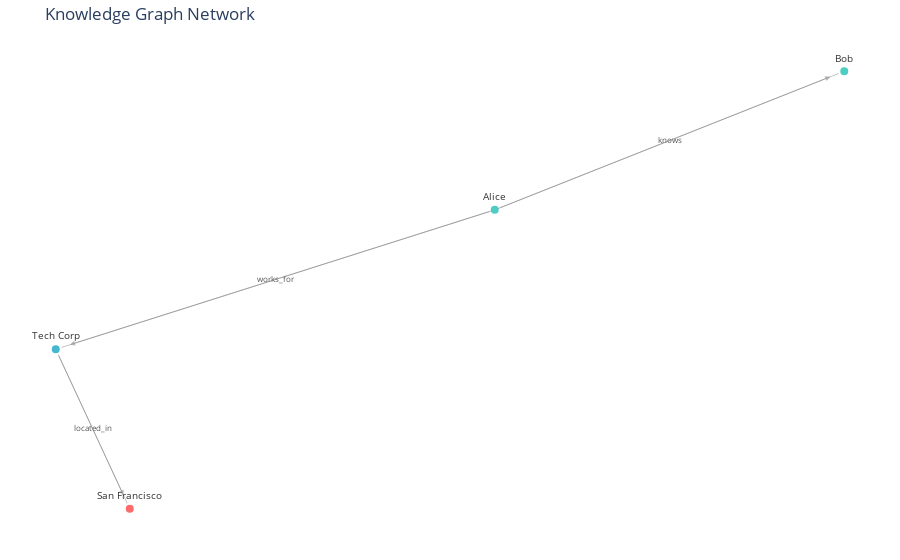

Notebook cell for this chart:
### Markdown cell above
## Step 2: Knowledge Graph Visualization

### Code cell
kg_visualizer = KGVisualizer(layout="force", color_scheme="vibrant")
kg_visualizer.visualize_network(knowledge_graph, output="interactive")

### Figure 1 — Plotly figure (JSON) as saved in the notebook; plotly's stock layout.template omitted (floating-point values rounded to 4 significant figures)
{"data": [{"hoverinfo": "none", "line": {"color": "#888", "width": 1}, "mode": "lines", "opacity": 0.5, "showlegend": false, "type": "scatter", "x": [0.1401, 0.5709, null, 0.1401, -0.4011, null, -0.4011, -0.3099, null], "y": [0.3344, 0.9533, null, 0.3344, -0.2877, null, -0.2877, -1, null]}, {"hoverinfo": "none", "mode": "text", "showlegend": false, "text": ["knows", "works_for", "located_in"], "textfont": {"color": "#555", "size": 8}, "textposition": "middle center", "type": "scatter", "x": [0.3555, -0.1305, -0.3555], "y": [0.6439, 0.02334, -0.6439]}, {"hoverinfo": "text", "hovertext": ["<b>Alice</b><br>Type: Person", "<b>Bob</b><br>Type: Person", "<b>Tech Corp</b><br>Type: Organization", "<b>San Francisco</b><br>Type: Location"], "marker": {"color": ["#4ECDC4", "#4ECDC4", "#45B7D1", "#FF6B6B"], "line": {"color": "white", "width": 2}, "opacity": 1, "size": [10, 10, 10, 10]}, "mode": "markers+text", "showlegend": false, "text": ["Alice", "Bob", "Tech Corp", "San Francisco"], "textfont": {"color": "#333", "size": 10}, "textposition": "top center", "type": "scatter", "x": [0.1401, 0.5709, -0.4011, -0.3099], "y": [0.3344, 0.9533, -0.2877, -1]}], "layout": {"annotations": [{"arrowcolor": "#888", "arrowhead": 2, "arrowsize": 1, "arrowwidth": 1, "ax": 0.1401, "axref": "x", "ay": 0.3344, "ayref": "y", "opacity": 0.6, "standoff": 15, "x": 0.5709, "xref": "x", "y": 0.9533, "yref": "y"}, {"arrowcolor": "#888", "arrowhead": 2, "arrowsize": 1, "arrowwidth": 1, "ax": 0.1401, "axref": "x", "ay": 0.3344, "ayref": "y", "opacity": 0.6, "standoff": 15, "x": -0.4011, "xref": "x", "y": -0.2877, "yref": "y"}, {"arrowcolor": "#888", "arrowhead": 2, "arrowsize": 1, "arrowwidth": 1, "ax": -0.4011, "axref": "x", "ay": -0.2877, "ayref": "y", "opacity": 0.6, "standoff": 15, "x": -0.3099, "xref": "x", "y": -1, "yref": "y"}], "hovermode": "closest", "margin": {"b": 20, "l": 5, "r": 5, "t": 40}, "plot_bgcolor": "white", "showlegend": false, "title": {"text": "Knowledge Graph Network"}, "xaxis": {"showgrid": false, "showticklabels": false, "zeroline": false}, "yaxis": {"showgrid": false, "showticklabels": false, "zeroline": false}}}
